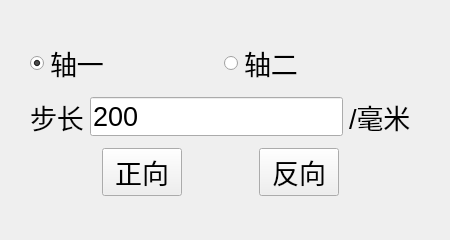
<?xml version="1.0" encoding="UTF-8"?>
<ui version="4.0">
 <class>MCMove</class>
 <widget class="QMainWindow" name="MCMove">
  <property name="geometry">
   <rect>
    <x>0</x>
    <y>0</y>
    <width>450</width>
    <height>240</height>
   </rect>
  </property>
  <property name="maximumSize">
   <size>
    <width>450</width>
    <height>240</height>
   </size>
  </property>
  <property name="windowTitle">
   <string>运动控制器</string>
  </property>
  <widget class="QWidget" name="centralwidget">
   <widget class="QWidget" name="">
    <property name="geometry">
     <rect>
      <x>30</x>
      <y>40</y>
      <width>381</width>
      <height>156</height>
     </rect>
    </property>
    <layout class="QVBoxLayout" name="verticalLayout">
     <item>
      <layout class="QHBoxLayout" name="horizontalLayout_2">
       <item>
        <widget class="QRadioButton" name="rb_1">
         <property name="font">
          <font>
           <pointsize>20</pointsize>
          </font>
         </property>
         <property name="text">
          <string>轴一</string>
         </property>
         <property name="checked">
          <bool>true</bool>
         </property>
        </widget>
       </item>
       <item>
        <widget class="QRadioButton" name="rb_2">
         <property name="font">
          <font>
           <pointsize>20</pointsize>
          </font>
         </property>
         <property name="text">
          <string>轴二</string>
         </property>
        </widget>
       </item>
      </layout>
     </item>
     <item>
      <layout class="QHBoxLayout" name="horizontalLayout_4">
       <item>
        <widget class="QLabel" name="label">
         <property name="font">
          <font>
           <pointsize>20</pointsize>
          </font>
         </property>
         <property name="text">
          <string>步长</string>
         </property>
        </widget>
       </item>
       <item>
        <layout class="QHBoxLayout" name="horizontalLayout">
         <item>
          <widget class="QLineEdit" name="txt_Step">
           <property name="font">
            <font>
             <pointsize>20</pointsize>
            </font>
           </property>
           <property name="text">
            <string>200</string>
           </property>
          </widget>
         </item>
         <item>
          <widget class="QLabel" name="label_2">
           <property name="font">
            <font>
             <pointsize>20</pointsize>
            </font>
           </property>
           <property name="text">
            <string>/毫米</string>
           </property>
          </widget>
         </item>
        </layout>
       </item>
      </layout>
     </item>
     <item>
      <layout class="QHBoxLayout" name="horizontalLayout_3">
       <item>
        <spacer name="horizontalSpacer">
         <property name="orientation">
          <enum>Qt::Horizontal</enum>
         </property>
         <property name="sizeHint" stdset="0">
          <size>
           <width>40</width>
           <height>20</height>
          </size>
         </property>
        </spacer>
       </item>
       <item>
        <widget class="QPushButton" name="btn_Move1">
         <property name="font">
          <font>
           <pointsize>20</pointsize>
          </font>
         </property>
         <property name="text">
          <string>正向</string>
         </property>
        </widget>
       </item>
       <item>
        <spacer name="horizontalSpacer_3">
         <property name="orientation">
          <enum>Qt::Horizontal</enum>
         </property>
         <property name="sizeHint" stdset="0">
          <size>
           <width>40</width>
           <height>20</height>
          </size>
         </property>
        </spacer>
       </item>
       <item>
        <widget class="QPushButton" name="btn_Move2">
         <property name="font">
          <font>
           <pointsize>20</pointsize>
          </font>
         </property>
         <property name="text">
          <string>反向</string>
         </property>
        </widget>
       </item>
       <item>
        <spacer name="horizontalSpacer_2">
         <property name="orientation">
          <enum>Qt::Horizontal</enum>
         </property>
         <property name="sizeHint" stdset="0">
          <size>
           <width>40</width>
           <height>20</height>
          </size>
         </property>
        </spacer>
       </item>
      </layout>
     </item>
    </layout>
   </widget>
  </widget>
 </widget>
 <resources/>
 <connections/>
</ui>
